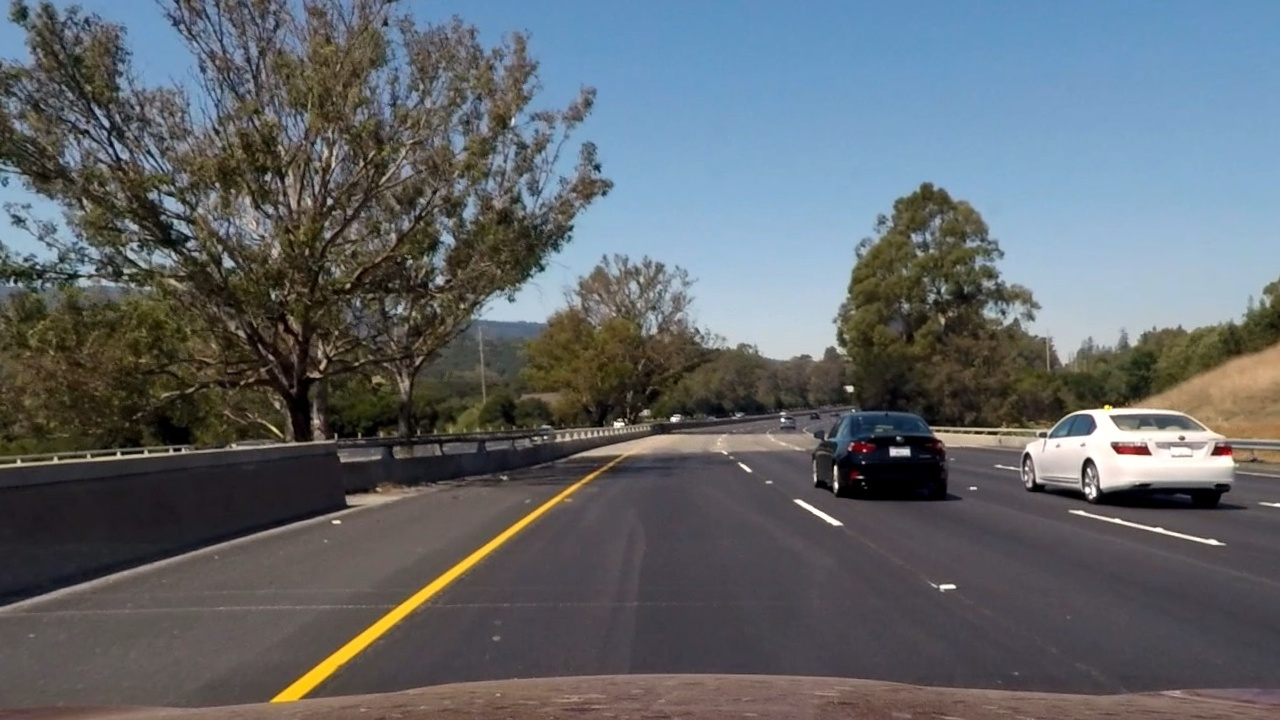
#> input picture output_images/undistort/test6.jpg, 1280 x 720 px
$ python -i image_process.py   (imports and definitions only)   (older library calls are emulated)
#> lines starting #> are read from the running program, lines starting #| are printed output that depends on the picture; after the words box and inside, x2 and y2 are one past the last pixel; in counts of white or black regions, pixels touching at a corner belong together
# File include the image process functions

# Function spec
# 1. input: the imput image is a RGB image, all other threshold parameter should have a default value
# 2. output: a binary(!!!) image which has the same size with input image

import numpy as np
import cv2


# [56 lines left out: functions color_grid_thresh, color_grid_thresh_dynamic, not called in this run]

def yellow_grid_thresh(img, y_low=(10,50,0), y_high=(30,255,255), sx_thresh=(20, 100)):
#> called with y_low = (10, 50, 0), y_high = (30, 255, 255), sx_thresh = (20, 100)
	img = np.copy(img)
	# Convert to HLS color space and separate the V channel
	hls = cv2.cvtColor(img, cv2.COLOR_RGB2HLS)
#> hls: shape (720, 1280, 3); mean of channels 0, 1, 2 76.6, 101, 55.9
	l_channel = hls[:,:,1]
	s_channel = hls[:,:,2]
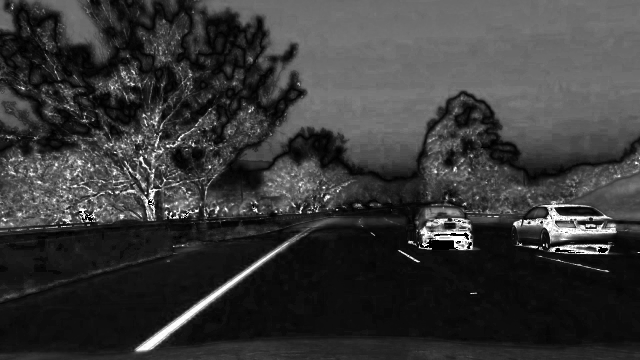
#> s_channel: shape (720, 1280) (shown at 1/2 size); min 0, max 255, mean 55.9
	# Sobel x
	sobelx = cv2.Sobel(l_channel, cv2.CV_64F, 1, 0) # Take the derivateive in x
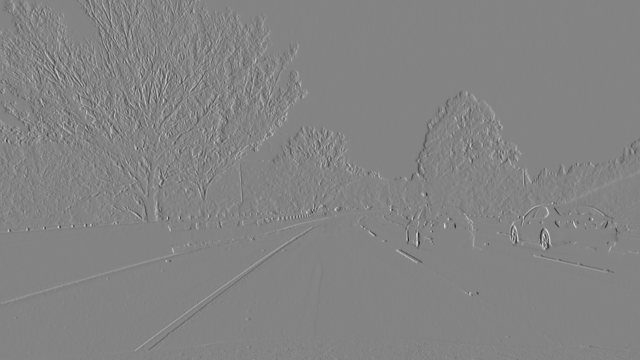
#> sobelx: shape (720, 1280) float64 (shown at 1/2 size); min -806, max 754, mean 0.2; drawn with min black and max white
	abs_sobelx = np.absolute(sobelx) # Absolute x derivateive to accentuate lines
	scaled_sobel = np.uint8(255*abs_sobelx/np.max(abs_sobelx))

	# Threshold x gradient
	sxbinary = np.zeros_like(scaled_sobel)
	sxbinary[(scaled_sobel >= sx_thresh[0]) & (scaled_sobel <= sx_thresh[1])] = 1

	# # Threshold color channel
	# s_binary = np.zeros_like(s_channel)
	# s_binary[(s_channel >= s_thresh[0]) & (s_channel <= s_thresh[1])] = 1

	yellow_filtered = yellow_filter(img, y_low, y_high)
#> in yellow_filter, `image_filtered = cv2.inRange(image_HSV, low, high)`:
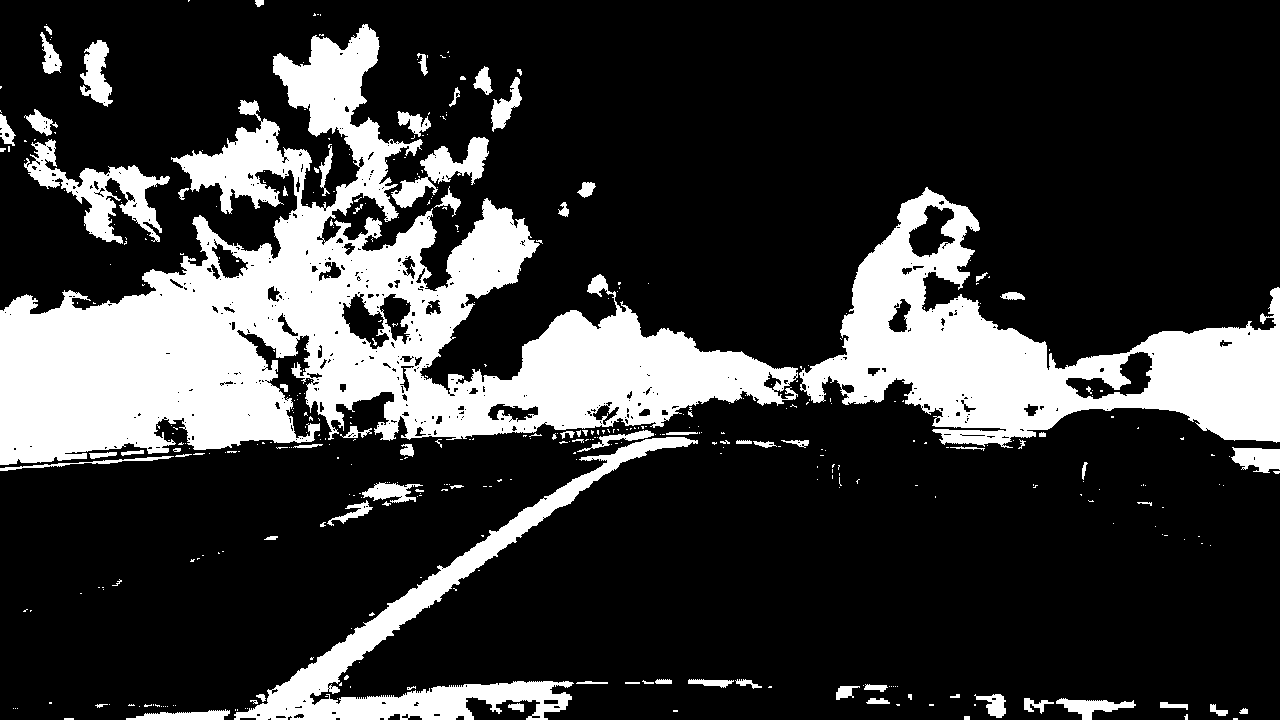
#> image_filtered: shape (720, 1280); 22.1% white; 420 white regions (333 under 20 px), largest, box (x1, y1, x2, y2) and area: (0, 24, 798, 465) 118752, (799, 187, 1280, 448) 46647, (234, 437, 698, 720) 16970
	yellow_filtered[yellow_filtered > 0] = 1 # transfer to binary

	# combine the two binary, right and left
	sxbinary[:,:640] = 0 # use right side of sxbinary
	yellow_filtered[:,640:] = 0 # use left side of yellow filtered
#> yellow_filtered: shape (720, 1280); values 0 (black) and 1 (white), 15.6% white; 284 white regions (228 under 20 px), largest, box (x1, y1, x2, y2) and area: (0, 24, 640, 465) 110254, (234, 442, 640, 720) 16382, (24, 139, 170, 244) 4785


	binary = sxbinary | yellow_filtered
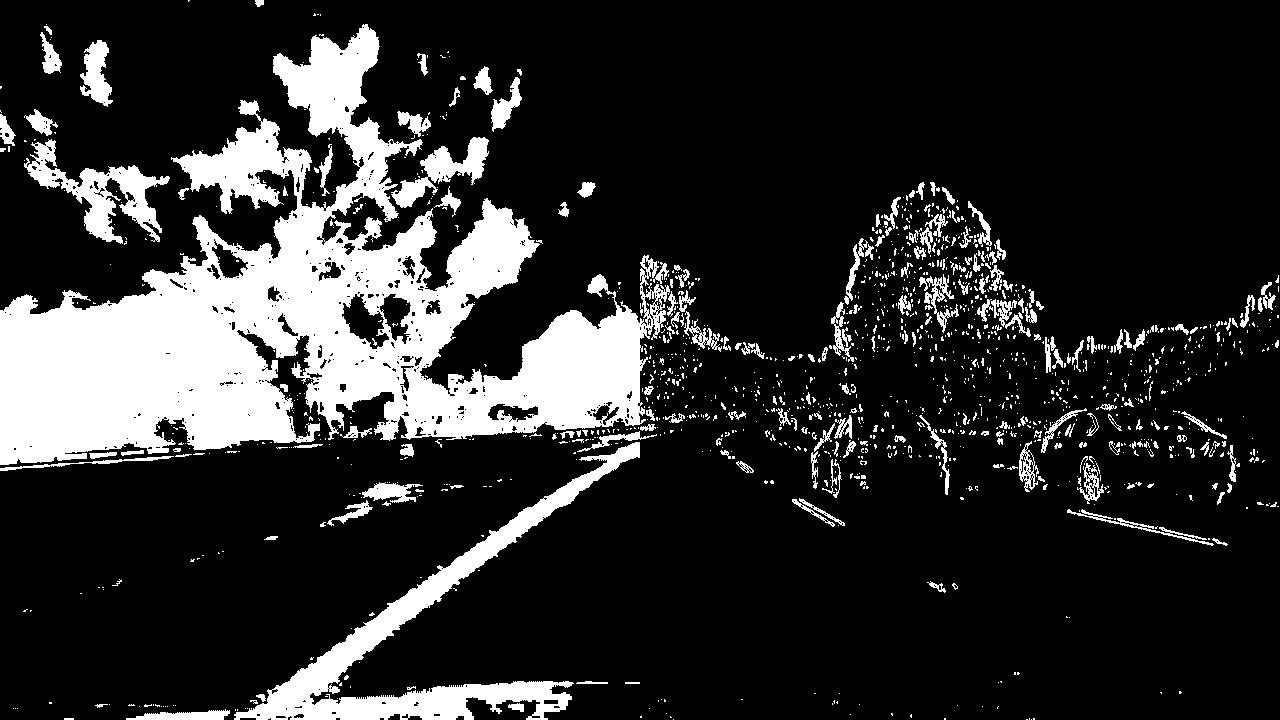
#> binary: shape (720, 1280); values 0 (black) and 1 (white), 17.7% white; 1391 white regions (1170 under 20 px), largest, box (x1, y1, x2, y2) and area: (0, 24, 670, 465) 111421, (234, 442, 640, 720) 16382, (24, 139, 170, 244) 4785

	# Stack each channel (for visual check the pixal sourse)
	# color_binary = np.dstack((np.zeros_like(sxbinary), sxbinary,s_binary)) * 255
	return binary

# [114 lines left out: functions yellow_white_thresh, y_w_dynamic, draw_lane_fit, draw_lane_find, not called in this run]

def yellow_filter(image, low=(10,50,0), high=(30,255,255)):
	"""
	filter the right side yellow line out
	"""
	image_HSV = cv2.cvtColor(image, cv2.COLOR_RGB2HSV)
	image_filtered = cv2.inRange(image_HSV, low, high)

	return image_filtered

# [215 lines left out: functions white_filter, test_draw, test_thresh_images, test_color_grid_thresh_dynamic, test_yellow_grid_thresh_images, test_yellow_white_thresh_images and 4 more, not called in this run]


# [10 lines not run here, left out]
	# [11 lines of commented-out code are left out]

>>> import cv2
>>> picture = cv2.cvtColor(cv2.imread('../output_images/undistort/test6.jpg'), cv2.COLOR_BGR2RGB)
>>> result = yellow_grid_thresh(picture)

$ run again, on output_images/challenge/1.jpg
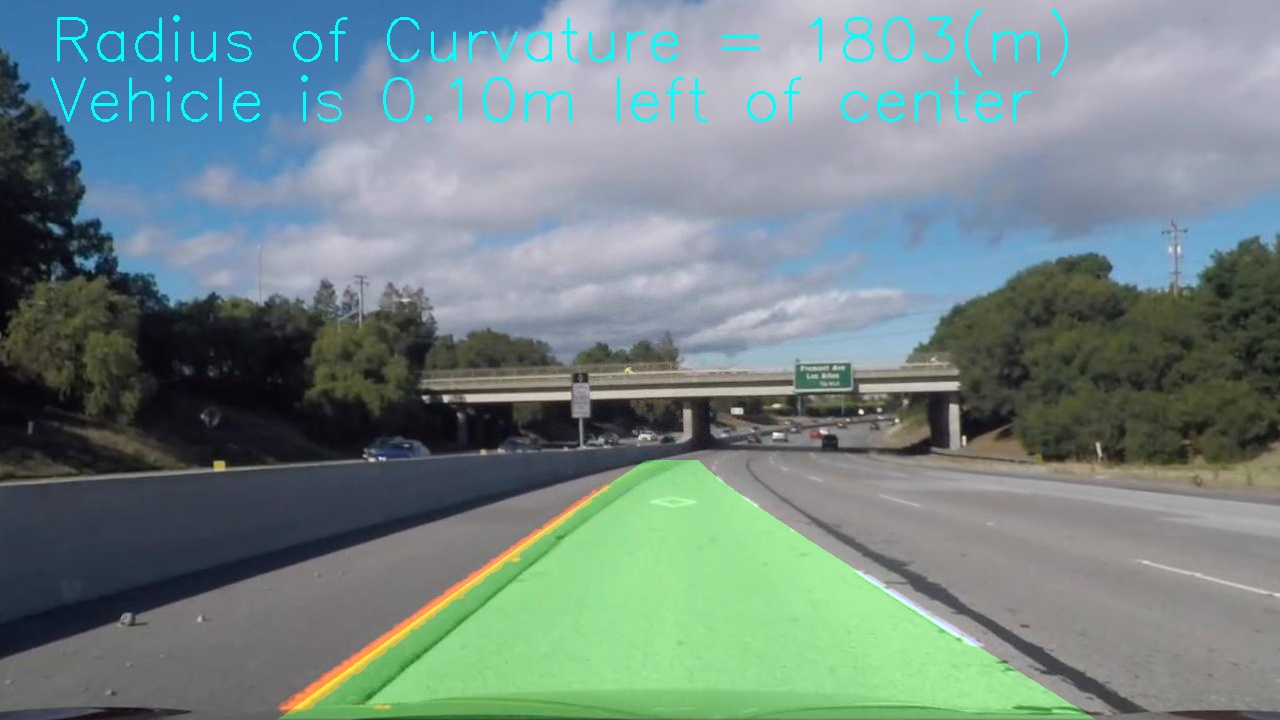
#> input picture output_images/challenge/1.jpg, 1280 x 720 px
#> hls: shape (720, 1280, 3); mean of channels 0, 1, 2 86.3, 128.8, 54.8
#> image_HSV: shape (720, 1280, 3); mean H, S, V 86.3, 59.1, 146.3
#> in yellow_filter, `image_filtered = cv2.inRange(image_HSV, low, high)`:
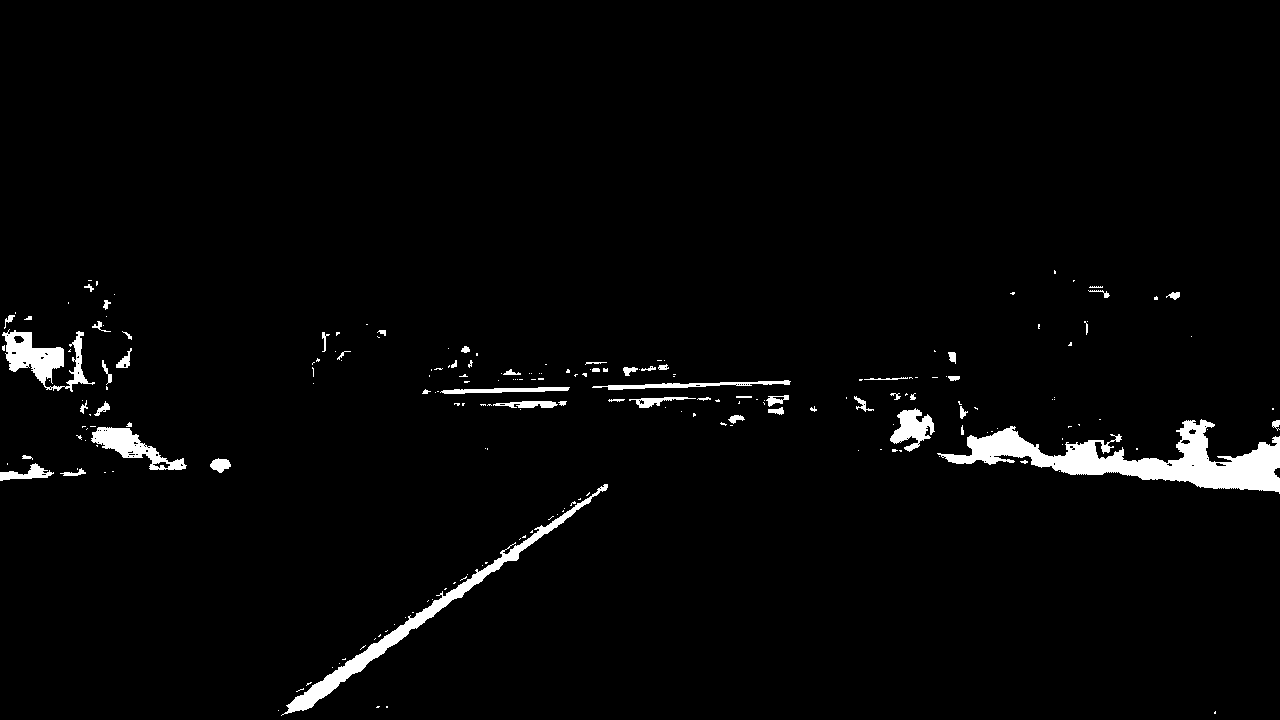
#> image_filtered: shape (720, 1280); 2.6% white; 214 white regions (156 under 20 px), largest, box (x1, y1, x2, y2) and area: (937, 419, 1280, 494) 9314, (281, 484, 608, 716) 3938, (2, 329, 95, 392) 2270
#> in yellow_grid_thresh, `binary = sxbinary | yellow_filtered`:
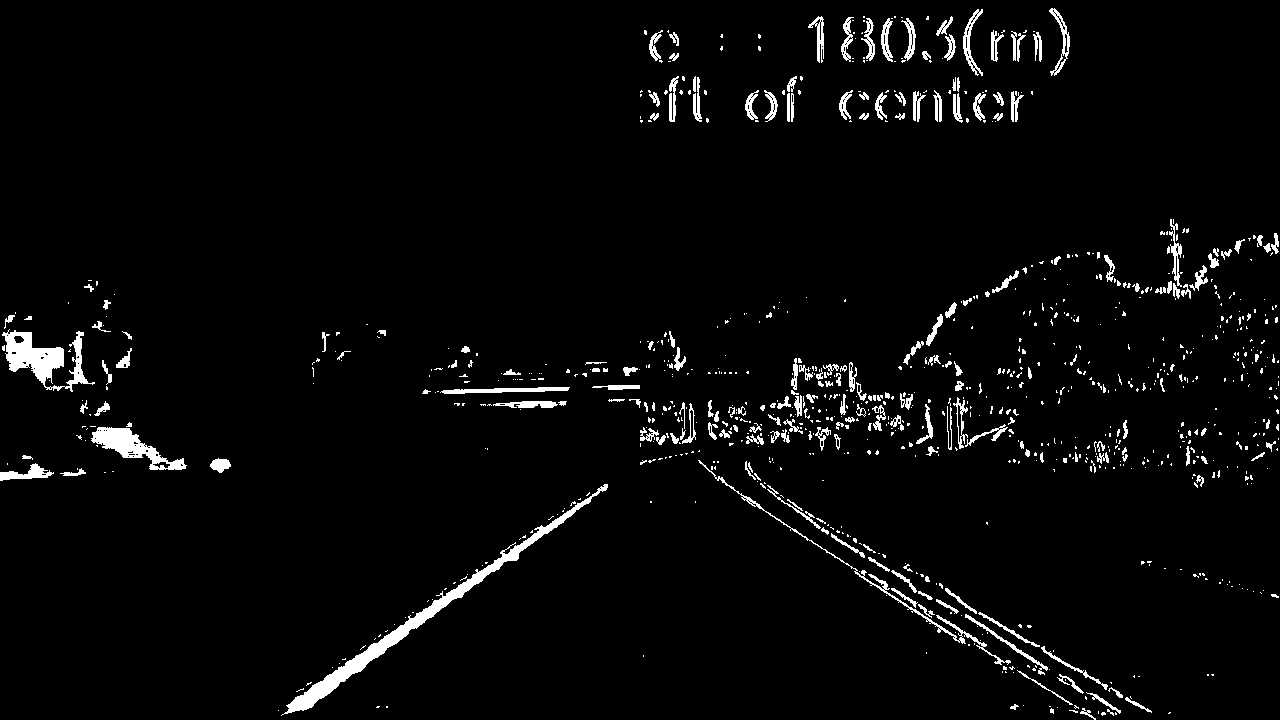
#> binary: shape (720, 1280); values 0 (black) and 1 (white), 3.4% white; 953 white regions (736 under 20 px), largest, box (x1, y1, x2, y2) and area: (281, 484, 608, 716) 3938, (2, 329, 95, 392) 2270, (91, 427, 187, 470) 1528

$ run again, on output_images/project/wraped/test6.jpg
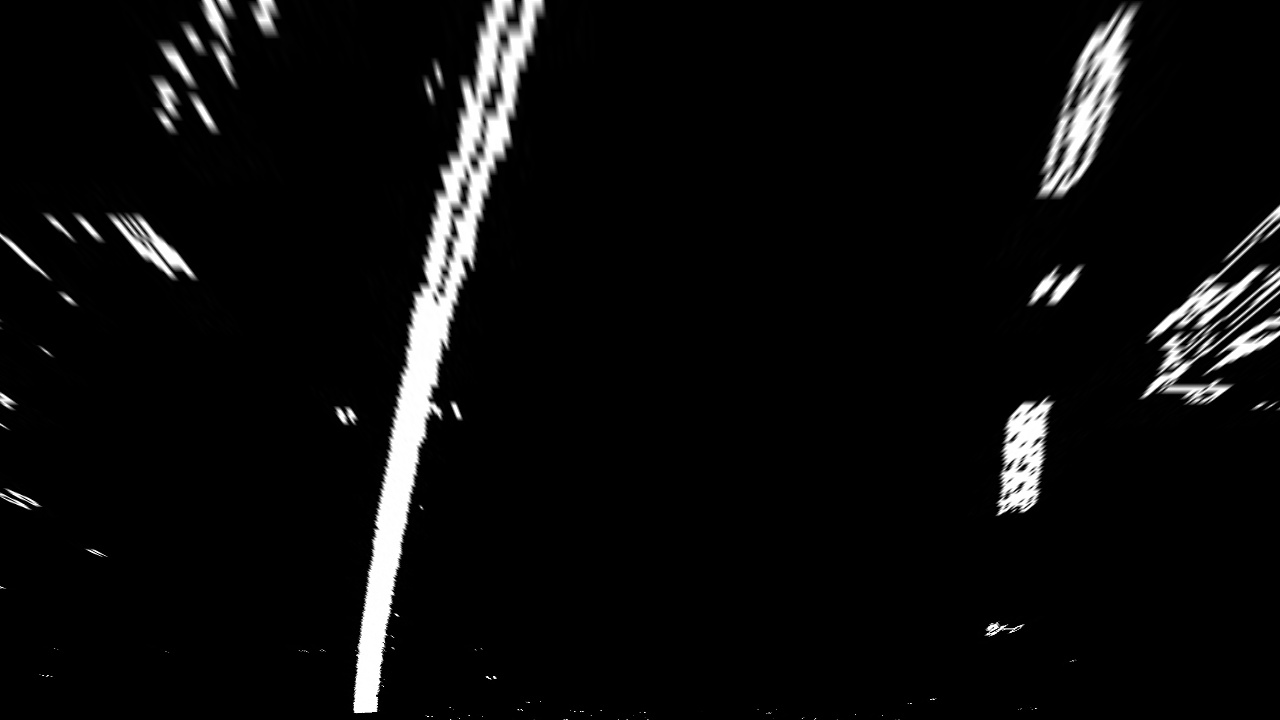
#> input picture output_images/project/wraped/test6.jpg, 1280 x 720 px
#> picture is the input picture: shape (720, 1280, 3); min 0, max 255, mean 12.5
#> hls: shape (720, 1280, 3); mean of channels 0, 1, 2 0, 12.5, 0
#> s_channel: shape (720, 1280); every value is 0
#> in yellow_grid_thresh, `sobelx = cv2.Sobel(l_channel, cv2.CV_64F, 1, 0)`:
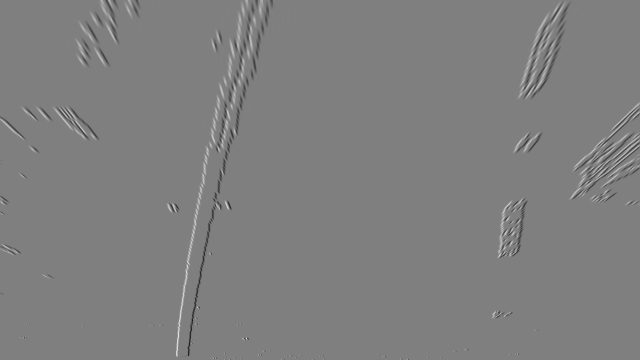
#> sobelx: shape (720, 1280) float64 (shown at 1/2 size); min -1009, max 1009, mean 0.1; drawn with min black and max white
#> image_HSV: shape (720, 1280, 3); mean H, S, V 0, 0, 12.5
#> in yellow_grid_thresh, `binary = sxbinary | yellow_filtered`:
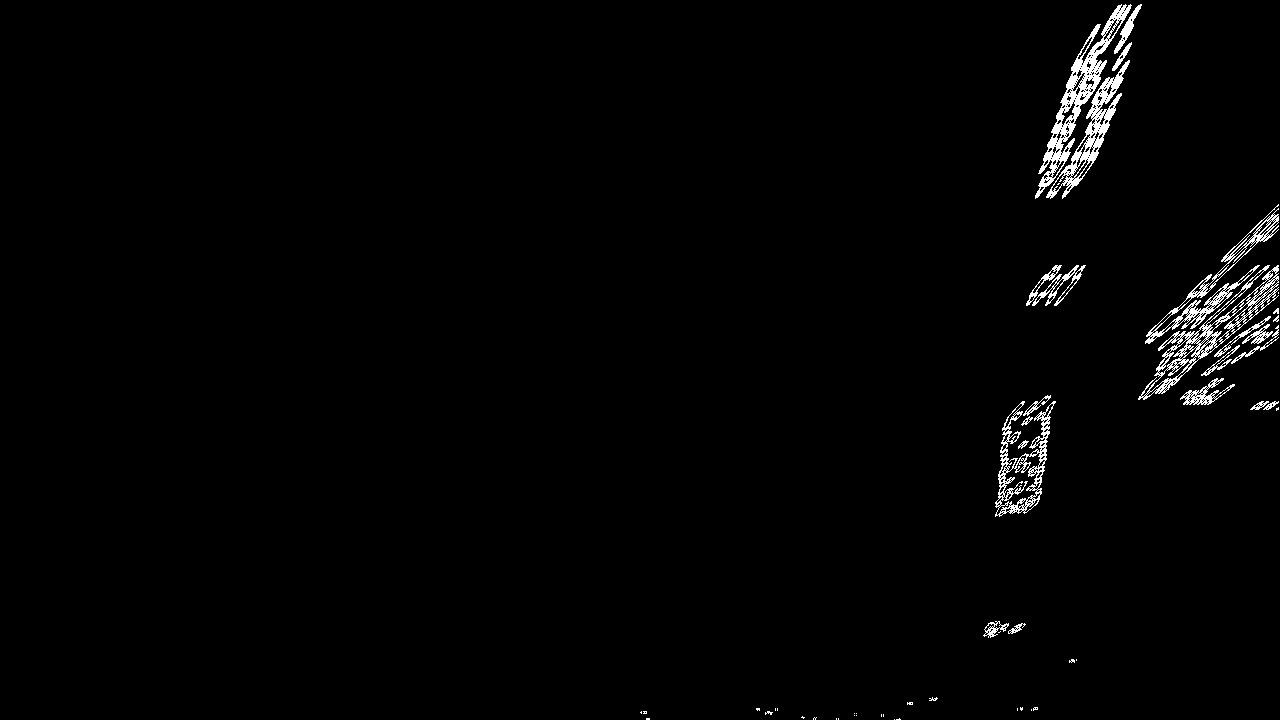
#> binary: shape (720, 1280); values 0 (black) and 1 (white), 1.6% white in thin lines or dots, all inside (x1, y1, x2, y2) = (640, 4, 1279, 720)
